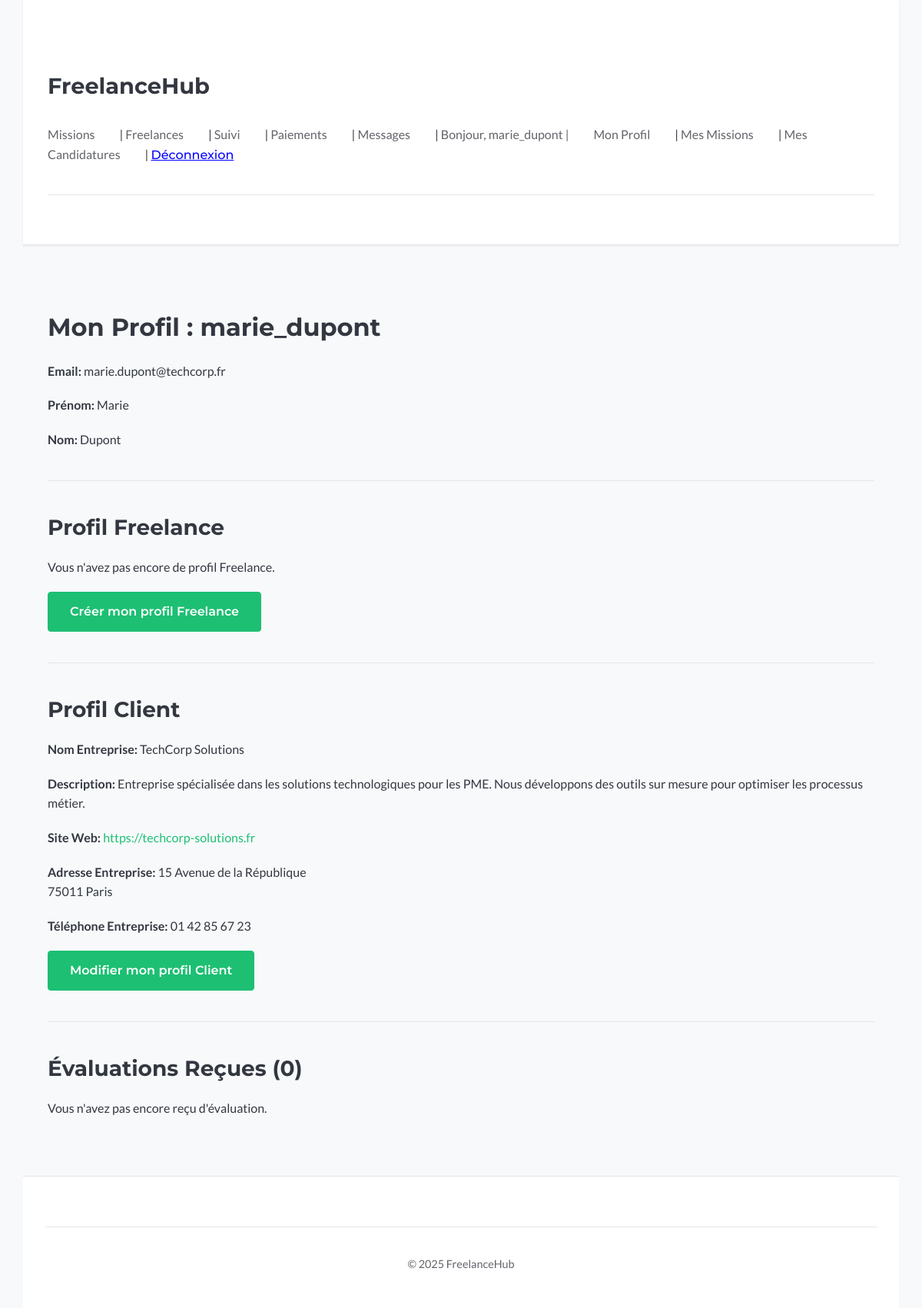
The app's page /users/profile/ (signed in) with its own data.
### users/models.py (models this page shows, shortened)
class ClientProfile(models.Model):
    user = models.OneToOneField(User, on_delete=models.CASCADE, related_name='client_profile')
    nom_entreprise = models.CharField(max_length=255, blank=True, null=True, verbose_name="Nom de l'entreprise")
    description_entreprise = models.TextField(blank=True, null=True, verbose_name="Description de l'entreprise")
    site_web_entreprise = models.URLField(max_length=200, blank=True, null=True, verbose_name="Site Web")
    adresse_entreprise = models.TextField(blank=True, null=True, verbose_name="Adresse de l'entreprise")
    telephone_entreprise = models.CharField(max_length=20, blank=True, null=True, verbose_name="Téléphone de l'entreprise")
    class Meta:
        verbose_name = "Profil Client"
        verbose_name_plural = "Profils Client"

### users/views.py (the view)
# urls.py: path('profile/', views.profile_view, name='profile'),
@login_required
def profile_view(request):
    freelance_profile = getattr(request.user, "freelance_profile", None)
    client_profile = getattr(request.user, "client_profile", None)
    evaluations_recues = Evaluation.objects.filter(evalue=request.user).order_by(
        "-date_evaluation"
    )
    context = {
        "user": request.user,
        "freelance_profile": freelance_profile,
        "client_profile": client_profile,
        "evaluations_recues": evaluations_recues,
    }
    return render(request, "users/profile.html", context)

### users/templates/users/profile.html (shortened to what this page needs)
{% extends "base.html" %}
{% block content %}
  <h2>Mon Profil : {{ user.username }}</h2>
  <p><strong>Email:</strong> {{ user.email }}</p>
  <p><strong>Prénom:</strong> {{ user.first_name|default:"Non renseigné" }}</p>
  <p><strong>Nom:</strong> {{ user.last_name|default:"Non renseigné" }}</p>
  <hr>
  <h3>Profil Freelance</h3>
  {% if freelance_profile %}
      <p><strong>Titre:</strong> {{ freelance_profile.titre_professionnel|default:"Non renseigné" }}</p>
      <p><strong>Compétences:</strong> {{ freelance_profile.competences|linebreaksbr|default:"Non renseigné" }}</p>
      <p><strong>Expérience:</strong> {{ freelance_profile.experience|linebreaksbr|default:"Non renseigné" }}</p>
      <p><strong>Portfolio:</strong> {% if freelance_profile.portfolio_url %}<a href="{{ freelance_profile.portfolio_url }}" target="_blank">{{ freelance_profile.portfolio_url }}</a>{% else %}Non renseigné{% endif %}</p>
      <p><strong>Taux Journalier:</strong> {% if freelance_profile.taux_journalier %}{{ freelance_profile.taux_journalier }} €{% else %}Non renseigné{% endif %}</p>
      <p><strong>Disponibilité:</strong> {{ freelance_profile.disponibilite|default:"Non renseigné" }}</p>
      <p><strong>Adresse:</strong> {{ freelance_profile.adresse|linebreaksbr|default:"Non renseigné" }}</p>
      <p><strong>Téléphone:</strong> {{ freelance_profile.telephone|default:"Non renseigné" }}</p>
      <p><a href="{% url 'users:update_freelance_profile' %}" class="button button-secondary">Modifier mon profil Freelance</a></p>
  {% else %}
      <p>Vous n'avez pas encore de profil Freelance.</p>
      <p><a href="{% url 'users:update_freelance_profile' %}" class="button">Créer mon profil Freelance</a></p>
  {% endif %}
  <hr>
  <h3>Profil Client</h3>
  {% if client_profile %}
      <p><strong>Nom Entreprise:</strong> {{ client_profile.nom_entreprise|default:"Non renseigné" }}</p>
      <p><strong>Description:</strong> {{ client_profile.description_entreprise|linebreaksbr|default:"Non renseigné" }}</p>
      <p><strong>Site Web:</strong> {% if client_profile.site_web_entreprise %}<a href="{{ client_profile.site_web_entreprise }}" target="_blank">{{ client_profile.site_web_entreprise }}</a>{% else %}Non renseigné{% endif %}</p>
      <p><strong>Adresse Entreprise:</strong> {{ client_profile.adresse_entreprise|linebreaksbr|default:"Non renseigné" }}</p>
      <p><strong>Téléphone Entreprise:</strong> {{ client_profile.telephone_entreprise|default:"Non renseigné" }}</p>
      <p><a href="{% url 'users:update_client_profile' %}" class="button button-secondary">Modifier mon profil Client</a></p>
  {% else %}
      <p>Vous n'avez pas encore de profil Client.</p>
      <p><a href="{% url 'users:update_client_profile' %}" class="button">Créer mon profil Client</a></p>
  {% endif %}
  <hr>
  <h3>Évaluations Reçues ({{ evaluations_recues.count }})</h3>
  {% if evaluations_recues %}
      {% for evaluation in evaluations_recues %}
          <article class="card" style="margin-top: 1em; border-left: 3px solid var(--accent-color);">
              <p>
                  <strong>Mission:</strong> <a href="{% url 'missions:detail' evaluation.mission.pk %}">{{ evaluation.mission.titre }}</a><br>
                  <strong>Par:</strong> {{ evaluation.evaluateur.username }}
                  <span style="float: right; font-size: 0.9em; color: var(--text-secondary);">{{ evaluation.date_evaluation|date:"d/m/Y" }}</span>
              </p>
              <p><strong>Note:</strong>
                  {% for i in "12345" %}
                      {% if forloop.counter <= evaluation.note %}★{% else %}☆{% endif %}
                  {% endfor %}
                  ({{ evaluation.note }}/5)
              </p>
              {% if evaluation.commentaire %}
                  <p><em>"{{ evaluation.commentaire|linebreaksbr }}"</em></p>
              {% endif %}
          </article>
      {% endfor %}
  {% else %}
      <p>Vous n'avez pas encore reçu d'évaluation.</p>
  {% endif %}
{% endblock %}

### templates/base.html (shortened to what this page needs)
{% load static %}
<!doctype html>
<html lang="fr">
<head>
    <link rel="stylesheet" href="{% static 'css/style.css' %}">
</head>
<body>
    <header>
        <h1><a href="{% url 'home' %}">FreelanceHub</a></h1>
        <nav>
            <a href="{% url 'missions:list' %}">Missions</a> |
            <a href="{% url 'users:freelance_search' %}">Freelances</a> |
            {% if user.is_authenticated %}
                <a href="{% url 'missions:tracking_dashboard' %}">Suivi</a> |
                <a href="{% url 'payments:dashboard' %}">Paiements</a> |
                <a href="{% url 'messaging:list' %}">Messages</a> |
                <span>Bonjour, {{ user.username }} | </span>
                <a href="{% url 'users:profile' %}">Mon Profil</a> |
                <a href="{% url 'missions:my_missions' %}">Mes Missions</a> |
                <a href="{% url 'missions:my_applications' %}">Mes Candidatures</a> |
                <form action="{% url 'users:logout' %}" method="post" style="display: inline;">
                    <button type="submit" style="background:none; border:none; padding:0; color: blue; text-decoration:underline; cursor:pointer;">Déconnexion</button>
                </form>
            {% else %}
                <a href="{% url 'users:login' %}">Connexion</a> |
                <a href="{% url 'users:register' %}">Inscription</a>
            {% endif %}
        </nav>
        <hr>
    </header>
    <main>
        {% block content %}{% endblock %}
    </main>
    <footer>
        <hr>
        <p>© 2025 FreelanceHub</p>
    </footer>
</body>
</html>

### static/css/style.css (style rules this page uses)
:root { --bg-color: #f7f9fa; --surface-color: #ffffff; --text-color: #333740; --text-secondary: #62646a; --accent-color: #1dbf73; --accent-color-darker: #19a366; --border-color: #e4e5e7; --error-bg: #f8d7da; --error-text: #721c24; --error-border: #f5c6cb; --success-bg: #d4edda; --success-text: #155724; --success-border: #c3e6cb; --info-bg: #d1ecf1; --info-text: #0c5460; --info-border: #bee5eb; --font-primary: 'Lato', system-ui, -apple-system, BlinkMacSystemFont, 'Segoe UI', Roboto, Oxygen, Ubuntu, Cantarell, 'Open Sans', 'Helvetica Neue', sans-serif; --font-headings: 'Montserrat', system-ui, -apple-system, BlinkMacSystemFont, 'Segoe UI', Roboto, Oxygen, Ubuntu, Cantarell, 'Open Sans', 'Helvetica Neue', sans-serif; --shadow-sm: 0 1px 3px rgba(0, 0, 0, 0.08); --shadow-md: 0 3px 6px rgba(0, 0, 0, 0.1); --shadow-lg: 0 10px 20px rgba(0,0,0,0.12); --transition-speed: 0.25s; --transition-ease: ease-in-out; }
*, *::before, *::after { box-sizing: border-box; }
html { scroll-behavior: smooth; }
body { margin: 0; font-family: var(--font-primary); background-color: var(--bg-color); color: var(--text-color); line-height: 1.6; font-size: 16px; display: flex; flex-direction: column; min-height: 100vh; }
h1, h2, h3, h4, h5, h6 { font-family: var(--font-headings); font-weight: 700; margin-top: 1.5em; margin-bottom: 0.75em; color: var(--text-color); }
h1 { font-size: 2.5rem; line-height: 1.2; }
h2 { font-size: 2rem; line-height: 1.2; }
h3 { font-size: 1.75rem; line-height: 1.3; }
p { margin-bottom: 1.2em; }
a { color: var(--accent-color); text-decoration: none; transition: color var(--transition-speed) var(--transition-ease); }
hr { border: none; border-top: 1px solid var(--border-color); margin: 2.5em 0; }
header, main, footer { width: 100%; max-width: 1140px; margin-left: auto; margin-right: auto; padding: 1.5em 2em; }
main { flex-grow: 1; padding-top: 2.5em; padding-bottom: 3.5em; }
header { background-color: var(--surface-color); padding-top: 1.5em; padding-bottom: 1.5em; border-bottom: 1px solid var(--border-color); box-shadow: var(--shadow-sm); }
header h1 a { color: var(--text-color); text-decoration: none; font-weight: 700; font-size: 1.8rem; }
header nav { margin-top: 1em; font-size: 1rem; }
header nav a, header nav span { margin-right: 1.8em; color: var(--text-secondary); font-weight: 500; }
header nav form button { color: var(--text-secondary); font-size: inherit; font-weight: 500; background: none; border: none; padding: 0; cursor: pointer; }
form { margin-top: 1.5em; }
button, input[type="submit"], a.button { display: inline-block; padding: 0.75em 1.75em; font-family: var(--font-headings); font-size: 1rem; font-weight: 600; text-align: center; text-decoration: none; color: #ffffff; background-color: var(--accent-color); border: 1px solid var(--accent-color); border-radius: 4px; cursor: pointer; transition: background-color var(--transition-speed) var(--transition-ease), border-color var(--transition-speed) var(--transition-ease), transform var(--transition-speed) var(--transition-ease), box-shadow var(--transition-speed) var(--transition-ease); }
.button-secondary { background-color: var(--surface-color); color: var(--accent-color); border: 1px solid var(--accent-color); }
main { animation: fadeInUp 0.5s var(--transition-ease) 0.1s forwards; }
footer { margin-top: auto; padding-top: 2em; padding-bottom: 2em; text-align: center; font-size: 0.9rem; color: var(--text-secondary); border-top: 1px solid var(--border-color); background-color: var(--surface-color); }

### records on screen
ClientProfile: nom_entreprise "TechCorp Solutions", description_entreprise "Entreprise spécialisée dans les solutions technologiques pour les PME. Nous développons des outils sur mesure pour optimiser les processus métier.", site_web_entreprise "https://techcorp-solutions.fr", adresse_entreprise "15 Avenue de la République 75011 Paris", telephone_entreprise "01 42 85 67 23"

### other values on screen
{{ user.username }} "marie_dupont"
{{ user.email }} "marie.dupont@techcorp.fr"
{{ user.first_name|default:"Non renseigné" }} "Marie"
{{ user.last_name|default:"Non renseigné" }} "Dupont"
{{ evaluations_recues.count }} "0"
